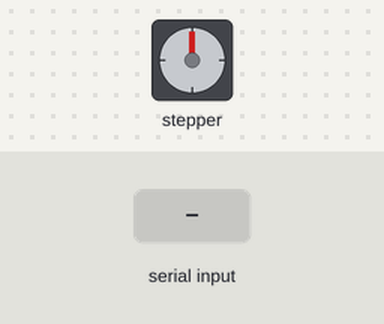
A sketch run on a simulated Arduino Uno, built with avr-gcc and run on an emulated ATmega328P. Shown: stepper motor. The inputs (shaded band) are chosen by the test bench. Stepper angles assume 2048 steps per turn; what the sketch prints to the serial monitor is not drawn.

Above: at 1.3 s.
1.4 s: "1,90\n" received over Serial
At 2.83 s:
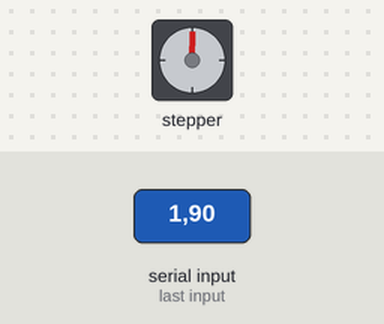
4.4 s: "30,150\n" received over Serial
At 7.4 s:
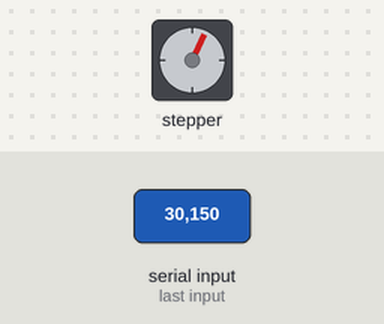
Timing chart, 0 to 8.9 s (numbered marks = the images above; inputs shaded):
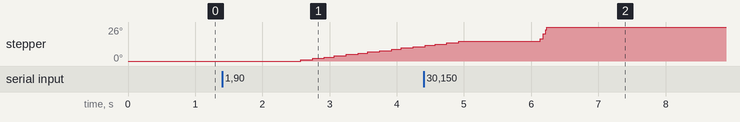

The sketch:

4.ino
```cpp
#include <Stepper.h>

// --- 定义电机参数 ---
// 28BYJ-48 电机一圈的步数约为 2048
const int STEPS_PER_REV = 2048;

// 初始化步进电机
// 注意：为了适配 28BYJ-48 和 Stepper 库，引脚顺序必须是 8, 10, 9, 11
Stepper myStepper(STEPS_PER_REV, 8, 10, 9, 11);

// --- 全局变量 ---
long currentPosition = 0; // 记录当前电机所在的绝对位置 (步数)

void setup() {
  // 初始化串口通信
  Serial.begin(9600);

  // 设置一个默认速度，避免未设置时不动
  myStepper.setSpeed(10);

  Serial.println("--- 步进电机串口控制系统 ---");
  Serial.println("请输入指令格式: 速度(RPM),位置(步数),0");
  Serial.println("例如: 10,2048,0  (以10的速度转到一圈的位置)");
  Serial.println("例如: 15,0,0     (以15的速度回到原点)");
  Serial.println("------------------------------");
}

void loop() {
  // 检查串口是否有数据输入
  if (Serial.available() > 0) {

    // --- 1. 解析输入的三个数值 ---
    // parseInt() 会自动查找输入流中的整数，跳过非数字字符(如逗号)
    int inputSpeed = Serial.parseInt();    // 第1个数值：速度
    long inputTargetPos = Serial.parseInt(); // 第2个数值：目标位置
    int inputTrigger = Serial.parseInt();  // 第3个数值：启动标志(0)

    // 读取并丢弃剩余的换行符，防止下一次循环误读
    while (Serial.available() > 0) {
      char t = Serial.read();
      if (t == '\n') break;
    }

    // --- 2. 判断指令是否有效 ---
    // 只有当第3个数是 0 时才执行
    if (inputTrigger == 0) {

      // (A) 限制速度范围 (28BYJ-48 物理极限约 15 RPM)
      if (inputSpeed > 15) {
        inputSpeed = 15;
        Serial.println("提示: 速度已限制为最大值 15 RPM");
      }
      if (inputSpeed < 1) inputSpeed = 1;

      // (B) 设置速度
      myStepper.setSpeed(inputSpeed);

      // (C) 计算需要移动的相对步数
      long stepsToMove = inputTargetPos - currentPosition;

      // (D) 打印反馈信息
      Serial.print("收到指令 -> 速度: ");
      Serial.print(inputSpeed);
      Serial.print(" RPM | 目标位置: ");
      Serial.print(inputTargetPos);
      Serial.print(" | 当前位置: ");
      Serial.print(currentPosition);
      Serial.print(" | 需要走: ");
      Serial.println(stepsToMove);

      // (E) 执行移动 (这一步是阻塞的，转完才会继续)
      if (stepsToMove != 0) {
        myStepper.step(stepsToMove);

        // (F) 更新当前位置
        currentPosition = inputTargetPos;

        Serial.println(">>> 动作完成，等待新指令...");
      } else {
        Serial.println(">>> 已经在目标位置，无需移动。");
      }

    }
  }
}
```

Measured:
- after the input at 1.4 s, stepper: keeps turning clockwise at about 7°/s, starting after 1.2 s
